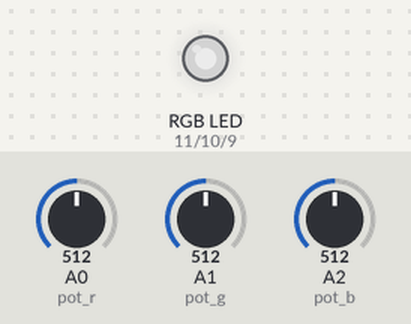
The sketch below on a simulated Arduino Uno, built with avr-gcc and run on an emulated ATmega328P. Parts: an RGB LED mixed from three pins (HIGH = lit). Inputs (shaded band) come from the test bench; at power-on: A0 (pot_r) = 512, A1 (pot_g) = 512, A2 (pot_b) = 512. Dim RGB values are drawn brighter than linear.

Above: at 1.2 s.
1.3 s: A0 (pot_r) set to 716
At 2.5 s:
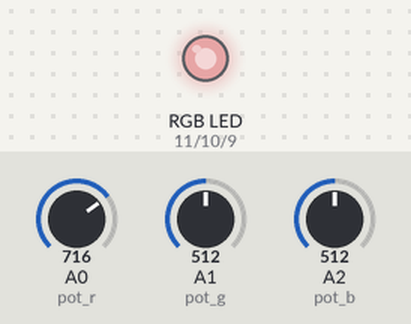
2.8 s: A1 (pot_g) set to 716
At 3.9 s:
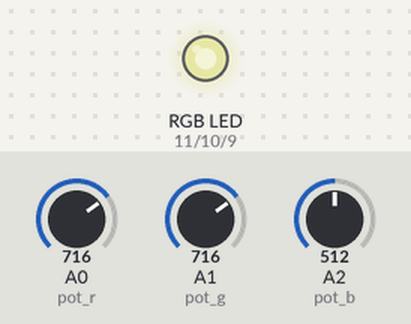
4.3 s: A2 (pot_b) set to 716
At 5.0 s:
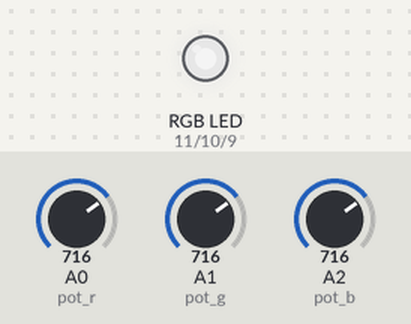
5.8 s: A0 (pot_r) set to 900
At 6.2 s:
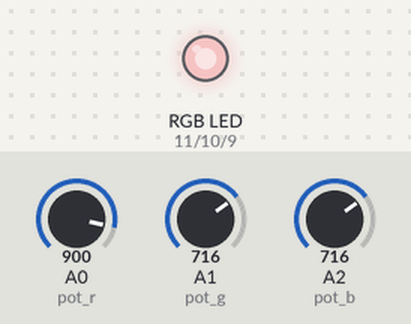
7.3 s: A1 (pot_g) set to 900
At 8.5 s:
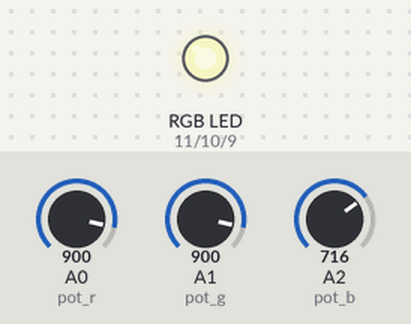
8.8 s: A2 (pot_b) set to 900
At 9.6 s:
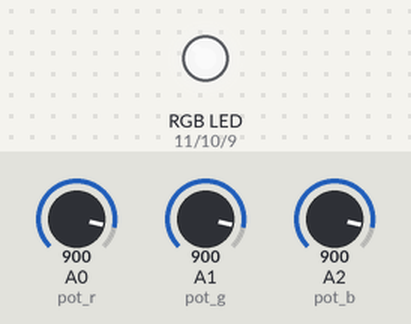
Timing chart, 0 to 11.3 s (numbered marks = the images above; inputs shaded):
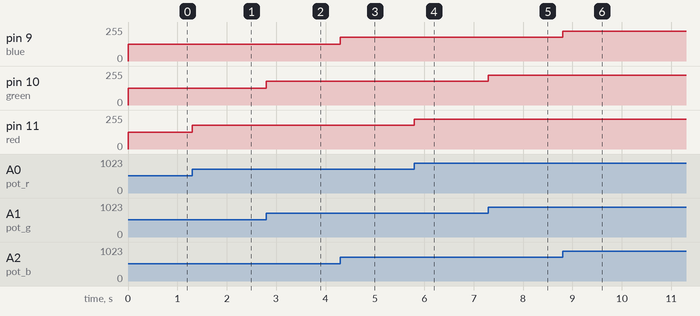

The sketch:

RGB_Led_with_Arduino.ino
```cpp
#define red 11 //LED'imizin kırmızıyı temsil eden pini Arduino'nun 11.pinine tanımlanır
#define green 10 //Yeşili temsil eden pin 10
#define blue 9 //Maviyi temsil eden pin 9

#define pot_r A0 //Kırmızı ledi temsil eden pot tanımlanır
#define pot_g A1 //Yeşil ledi temsil eden pot tanımlanır
#define pot_b A2 //Mavi ledi temsil eden pot tanımlanır

int red_value; //Kırmızı led değeri için bir değişken tanımlanır
int green_value; //Yeşil led değeri için bir değişken tanımlanır
int blue_value; //Mavi led değeri için bir değişken tanımlanır

void value_Read() { //Potlardan gelen değerlerin okunması için bir döngü tanımlanır

  red_value = analogRead(pot_r); //Kırmızı ledi kontrol eden potun değeri okunur
  green_value = analogRead(pot_g); //Yeşil ledi kontrol eden potun değeri okunur
  blue_value = analogRead(pot_b); //Mavi ledi kontrol eden potun değeri okunur

  red_value = map(red_value, 0, 1023, 0, 255);
  green_value = map(green_value, 0, 1023, 0, 255);
  blue_value = map(blue_value, 0, 1023, 0, 255);
  ////0-1023 arası okunan değerler map komutu ile 0-255 arası değerlere dönüştürülür
}

void value_Write() { //Potlardan okunan değerler RGB LED'e aktarılır

  analogWrite(red, red_value); //Kırmızı pottan gelen renk değeri RGB LED'e aktarılır
  analogWrite(green, green_value); //Yeşil pottan gelen renk değeri RGB LED'e aktarılır
  analogWrite(blue, blue_value); //Mavi pottan gelen renk değeri RGB LED'e aktarılır
}

void setup() {
  pinMode(red, OUTPUT);
  pinMode(green, OUTPUT);
  pinMode(blue, OUTPUT);
  //RGB LED'in Kırmızı, Yeşil ve Mavi renkleri çıkış pini olarak tanımlanır

}

void loop() { //Ana döngüde değer okuma ve değer yazma işlemleri uygulanır

  value_Read();
  value_Write();
}
```

Measured:
- after the input at 1.3 s, pin 11 (red): 127/255 → 178/255 at once
- after the input at 2.8 s, pin 10 (green): 127/255 → 178/255 at once
- after the input at 4.3 s, pin 9 (blue): 127/255 → 178/255 at once
- after the input at 5.8 s, pin 11 (red): 178/255 → 224/255 at once
- after the input at 7.3 s, pin 10 (green): 178/255 → 224/255 at once
- after the input at 8.8 s, pin 9 (blue): 178/255 → 224/255 at once
